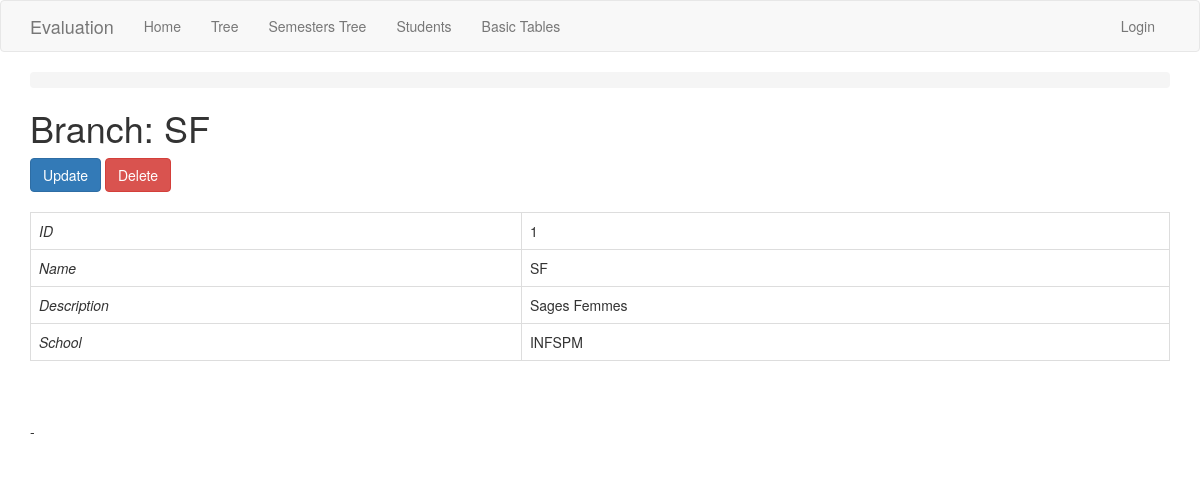
Page /branch/1/ on the committed database.
### app/models.py (models this page shows, shortened)
class Branch(db.Model):
    id = db.Column(db.Integer, primary_key=True)
    name = db.Column(db.String(100), index=True, unique=True)
    description = db.Column(db.String(150))
    school_id = db.Column(db.Integer, db.ForeignKey('school.id'))
    students = db.relationship('Student', backref='branch')
    semesters = db.relationship('Semester', backref='branch')
    promos = db.relationship('Promo', backref='branch', order_by='Promo.start_date, Promo.name')

class School(db.Model):
    id = db.Column(db.Integer, primary_key=True)
    name = db.Column(db.String(100), index=True, unique=True)
    description = db.Column(db.String(150))
    branches = db.relationship('Branch', backref='school')
    def get_label(self):
        if self.description != None and self.description != '':
            return self.name + ' - ' + self.description
        return self.name

### app/routesBasicTables.py (the view)
@app.route('/branch/<int:id>/', methods=['GET', 'POST'])
@register_breadcrumb(app, '.basic.branch.view', 'View')
def branch_view(id):
    branch = Branch.query.get_or_404(id)
    return render_template('basic-forms/branch/view.html', title='Branch View', branch=branch)

### app/templates/basic-forms/branch/view.html (shortened to what this page needs)
{% extends "base.html" %}
{% block app_content %}
    <h1>Branch: {{branch.name}}</h1>
    <div>
        <a class="btn btn-primary" href="{{ url_for('branch_update', id=branch.id) }}">Update</a>
        <button class="btn btn-danger"
            data-href="{{url_for('branch_delete', id=branch.id)}}"
            data-toggle="modal" data-target="#confirm-delete">
            Delete
        </button>
    </div>
    <div>
        <table class="table table-bordered">
          <tr><td><i>ID</i></td> <td>{{branch.id}}</td></tr>
          <tr><td><i>Name</i></td> <td>{{branch.name}}</td></tr>
          <tr><td><i>Description</i></td> <td>{{branch.description}}</td></tr>
          <tr><td><i>School</i></td> <td>{{ branch.school.get_label() }}</td></tr>
        </table>
      - </br>
    </div>
{% endblock %}

### rows in the picture
Branch: name "SF", id "1", description "Sages Femmes"
School: school.get_label "INFSPM"
